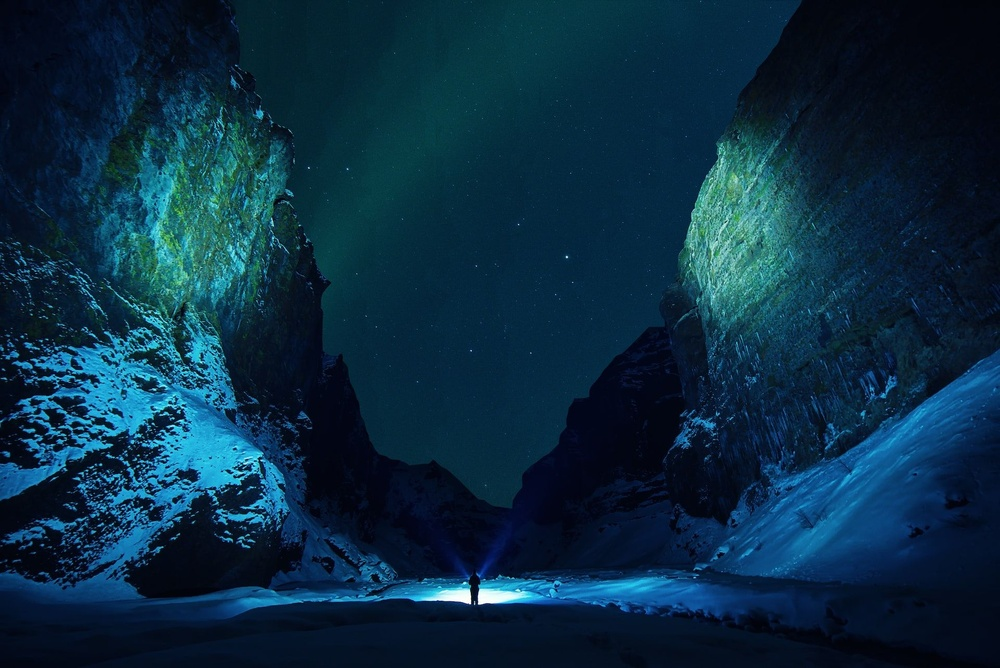
#> input picture Image processing/Convert to gray/low.jpg, 1000 x 668 px, shrunk from 1920 x 1282 before the run, found by its file name
$ python convert.py
#> lines starting #> are read from the running program, lines starting #| are printed output that depends on the picture
#> further down, image is the input picture: shape (668, 1000, 3); mean R, G, B 10, 43.5, 65.2
import numpy as np
import matplotlib.pyplot as plt

def grayscale(image):
    height,width=image.shape[:2]
#> height = 668; width = 1000
    grayimage=np.zeros((height,width),dtype=np.uint8)

    for i in range(height):
        for j in range(width):
            red=image[i,j,0]
            green=image[i,j,1]
            blue=image[i,j,2]
            gray_value=0.3*red+0.59*green+0.11*blue
            grayimage[i,j]=gray_value
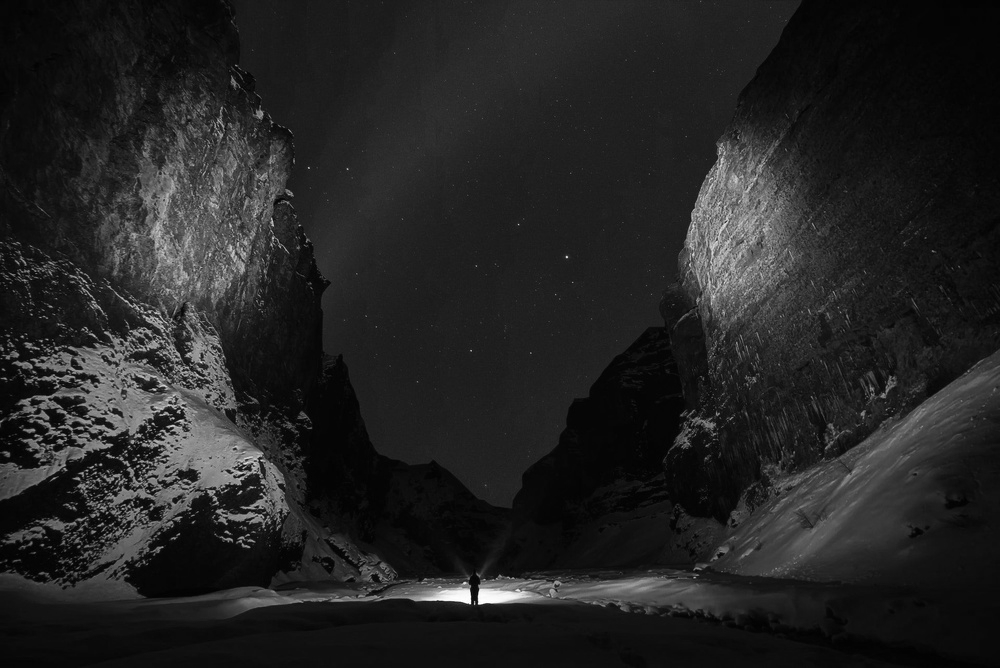
#> grayimage: shape (668, 1000); min 0, max 254, mean 35.3
    return grayimage

# if __name__=="__main__":
image=plt.imread("E:\\COLLEGE 5TH SEM\\Image processing\\3_class\\low.jpg")
plt.figure(figsize=(12,6))
plt.subplot(121)
plt.title("Original image")
plt.imshow(image)

image=grayscale(image)
plt.subplot(122)
plt.title("Gray image")
plt.imshow(image,cmap='gray')
plt.show()
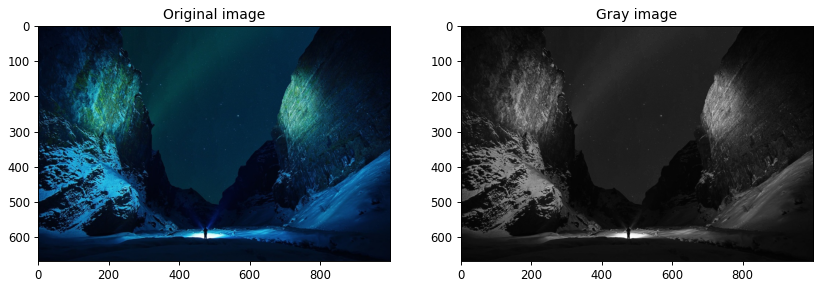
#> figure drawn by matplotlib, 2 panels

$ run again, with Image processing/Convert to gray/high.jpeg copied over Image processing/Convert to gray/low.jpg
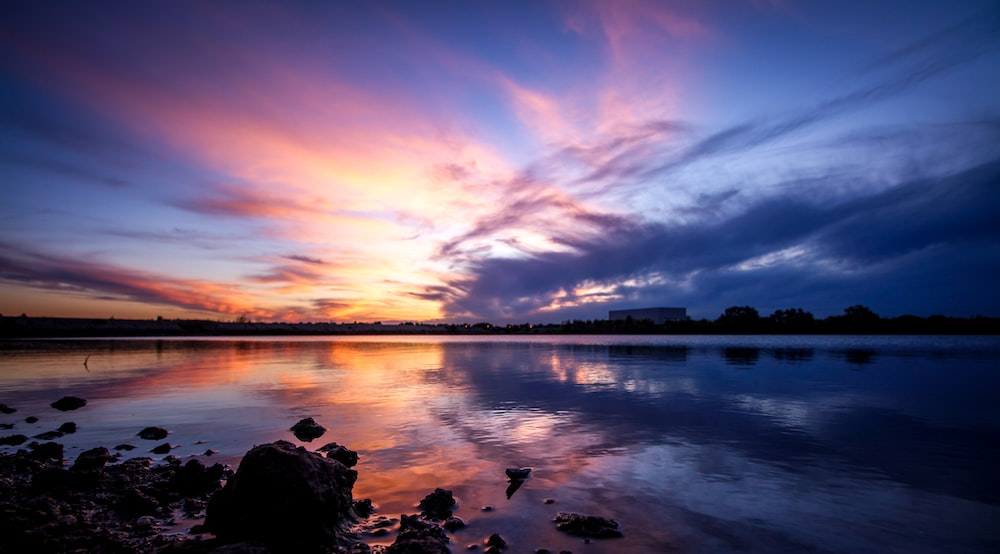
#> input picture Image processing/Convert to gray/high.jpeg, 1000 x 554 px, found by its file name
#> image is the input picture: shape (554, 1000, 3); mean R, G, B 92.9, 83.2, 114.7
#> after the loop in grayscale, `for i in range(height):`:
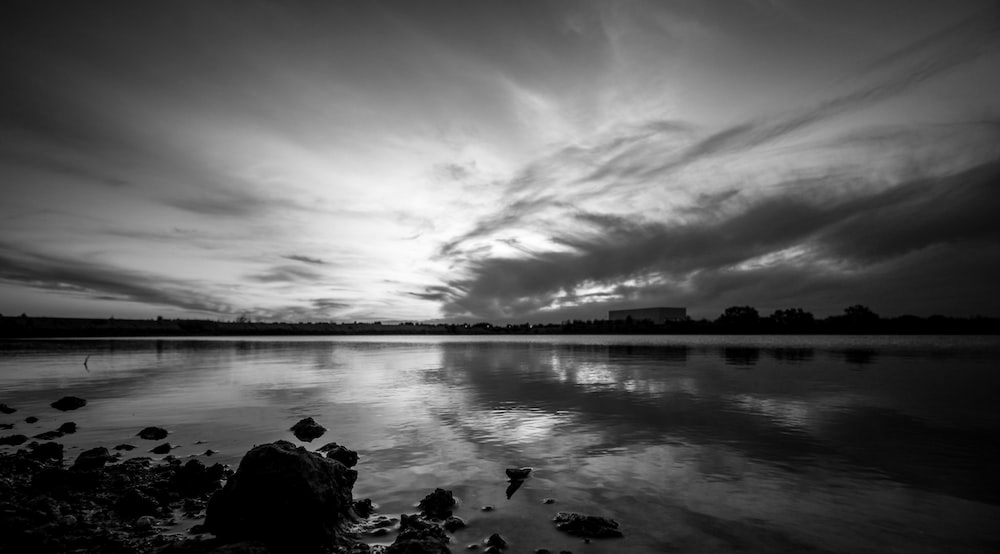
#> grayimage: shape (554, 1000); min 0, max 255, mean 89
#> `plt.show()`:
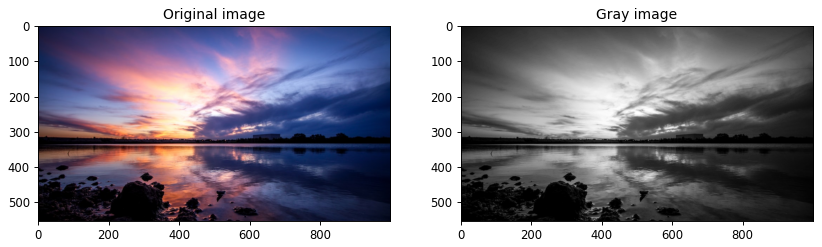
#> figure drawn by matplotlib, 2 panels
